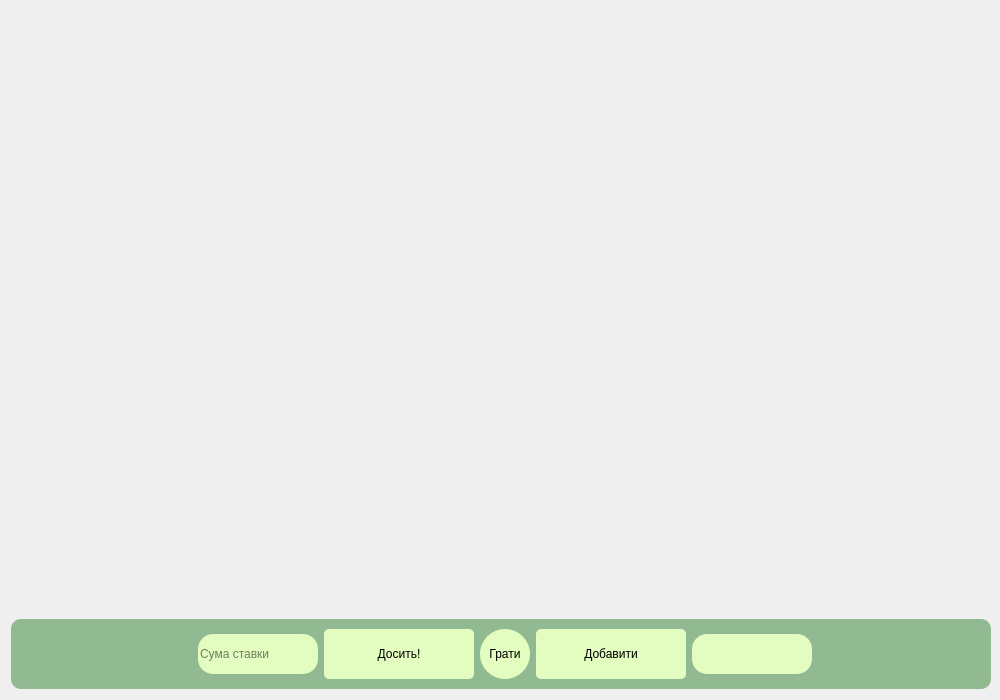
<?xml version="1.0" encoding="UTF-8"?>
<ui version="4.0">
 <class>BlackJack</class>
 <widget class="QWidget" name="BlackJack">
  <property name="geometry">
   <rect>
    <x>0</x>
    <y>0</y>
    <width>1000</width>
    <height>700</height>
   </rect>
  </property>
  <property name="minimumSize">
   <size>
    <width>1000</width>
    <height>700</height>
   </size>
  </property>
  <property name="windowTitle">
   <string>Form</string>
  </property>
  <layout class="QGridLayout" name="gridLayout_2">
   <item row="0" column="0">
    <layout class="QVBoxLayout" name="verticalLayout_3">
     <item>
      <widget class="QPushButton" name="BackToMain">
       <property name="minimumSize">
        <size>
         <width>40</width>
         <height>61</height>
        </size>
       </property>
       <property name="maximumSize">
        <size>
         <width>40</width>
         <height>61</height>
        </size>
       </property>
       <property name="styleSheet">
        <string notr="true">QPushButton{
	background: transparent;
	background-image: url(:/resources/png/undo.png);
	border-style: solid;
    border-width: 0px;
	border-color: #051a39;
}

QPushButton:hover {
	background: transparent;
	background-image: url(:/resources/png/undo_color.png);
	border-style: solid;
    border-width: 0px;
	border-color: #051a39;
}</string>
       </property>
       <property name="text">
        <string/>
       </property>
      </widget>
     </item>
     <item>
      <spacer name="verticalSpacer_9">
       <property name="orientation">
        <enum>Qt::Vertical</enum>
       </property>
       <property name="sizeHint" stdset="0">
        <size>
         <width>20</width>
         <height>536</height>
        </size>
       </property>
      </spacer>
     </item>
    </layout>
   </item>
   <item row="0" column="1">
    <layout class="QVBoxLayout" name="verticalLayout_2">
     <item>
      <spacer name="verticalSpacer_3">
       <property name="orientation">
        <enum>Qt::Vertical</enum>
       </property>
       <property name="sizeHint" stdset="0">
        <size>
         <width>20</width>
         <height>178</height>
        </size>
       </property>
      </spacer>
     </item>
     <item>
      <widget class="QLabel" name="Result_label">
       <property name="minimumSize">
        <size>
         <width>291</width>
         <height>121</height>
        </size>
       </property>
       <property name="maximumSize">
        <size>
         <width>291</width>
         <height>121</height>
        </size>
       </property>
       <property name="font">
        <font>
         <pointsize>36</pointsize>
        </font>
       </property>
       <property name="text">
        <string/>
       </property>
      </widget>
     </item>
     <item>
      <spacer name="verticalSpacer_2">
       <property name="orientation">
        <enum>Qt::Vertical</enum>
       </property>
       <property name="sizeHint" stdset="0">
        <size>
         <width>20</width>
         <height>258</height>
        </size>
       </property>
      </spacer>
     </item>
    </layout>
   </item>
   <item row="0" column="2">
    <spacer name="horizontalSpacer">
     <property name="orientation">
      <enum>Qt::Horizontal</enum>
     </property>
     <property name="sizeHint" stdset="0">
      <size>
       <width>7</width>
       <height>601</height>
      </size>
     </property>
    </spacer>
   </item>
   <item row="0" column="3">
    <layout class="QGridLayout" name="gridLayout">
     <item row="0" column="0">
      <spacer name="verticalSpacer_8">
       <property name="orientation">
        <enum>Qt::Vertical</enum>
       </property>
       <property name="sizeHint" stdset="0">
        <size>
         <width>17</width>
         <height>13</height>
        </size>
       </property>
      </spacer>
     </item>
     <item row="1" column="0">
      <widget class="QWidget" name="widget_2" native="true">
       <property name="minimumSize">
        <size>
         <width>310</width>
         <height>260</height>
        </size>
       </property>
       <property name="maximumSize">
        <size>
         <width>310</width>
         <height>260</height>
        </size>
       </property>
       <widget class="QLabel" name="Dealer_Card_Label5">
        <property name="geometry">
         <rect>
          <x>140</x>
          <y>10</y>
          <width>100</width>
          <height>150</height>
         </rect>
        </property>
        <property name="minimumSize">
         <size>
          <width>100</width>
          <height>150</height>
         </size>
        </property>
        <property name="maximumSize">
         <size>
          <width>100</width>
          <height>150</height>
         </size>
        </property>
        <property name="styleSheet">
         <string notr="true"/>
        </property>
        <property name="text">
         <string/>
        </property>
       </widget>
       <widget class="QLabel" name="Dealer_Card_Label4">
        <property name="geometry">
         <rect>
          <x>120</x>
          <y>10</y>
          <width>100</width>
          <height>150</height>
         </rect>
        </property>
        <property name="minimumSize">
         <size>
          <width>100</width>
          <height>150</height>
         </size>
        </property>
        <property name="maximumSize">
         <size>
          <width>100</width>
          <height>150</height>
         </size>
        </property>
        <property name="styleSheet">
         <string notr="true"/>
        </property>
        <property name="text">
         <string/>
        </property>
       </widget>
       <widget class="QLabel" name="Dealer_Card_Label2">
        <property name="geometry">
         <rect>
          <x>80</x>
          <y>10</y>
          <width>100</width>
          <height>150</height>
         </rect>
        </property>
        <property name="minimumSize">
         <size>
          <width>100</width>
          <height>150</height>
         </size>
        </property>
        <property name="maximumSize">
         <size>
          <width>100</width>
          <height>150</height>
         </size>
        </property>
        <property name="styleSheet">
         <string notr="true"/>
        </property>
        <property name="text">
         <string/>
        </property>
       </widget>
       <widget class="QLabel" name="Dealer_Card_Label3">
        <property name="geometry">
         <rect>
          <x>100</x>
          <y>10</y>
          <width>100</width>
          <height>150</height>
         </rect>
        </property>
        <property name="minimumSize">
         <size>
          <width>100</width>
          <height>150</height>
         </size>
        </property>
        <property name="maximumSize">
         <size>
          <width>100</width>
          <height>150</height>
         </size>
        </property>
        <property name="styleSheet">
         <string notr="true"/>
        </property>
        <property name="text">
         <string/>
        </property>
       </widget>
       <widget class="QLabel" name="Dealer_Card_Label1">
        <property name="geometry">
         <rect>
          <x>60</x>
          <y>10</y>
          <width>100</width>
          <height>150</height>
         </rect>
        </property>
        <property name="minimumSize">
         <size>
          <width>100</width>
          <height>150</height>
         </size>
        </property>
        <property name="maximumSize">
         <size>
          <width>100</width>
          <height>150</height>
         </size>
        </property>
        <property name="styleSheet">
         <string notr="true"/>
        </property>
        <property name="text">
         <string/>
        </property>
       </widget>
       <zorder>Dealer_Card_Label1</zorder>
       <zorder>Dealer_Card_Label2</zorder>
       <zorder>Dealer_Card_Label3</zorder>
       <zorder>Dealer_Card_Label4</zorder>
       <zorder>Dealer_Card_Label5</zorder>
      </widget>
     </item>
     <item row="1" column="1">
      <widget class="QLabel" name="dealer_score_label">
       <property name="minimumSize">
        <size>
         <width>61</width>
         <height>41</height>
        </size>
       </property>
       <property name="maximumSize">
        <size>
         <width>61</width>
         <height>41</height>
        </size>
       </property>
       <property name="font">
        <font>
         <pointsize>22</pointsize>
        </font>
       </property>
       <property name="text">
        <string/>
       </property>
      </widget>
     </item>
     <item row="2" column="0">
      <spacer name="verticalSpacer_4">
       <property name="orientation">
        <enum>Qt::Vertical</enum>
       </property>
       <property name="sizeHint" stdset="0">
        <size>
         <width>17</width>
         <height>18</height>
        </size>
       </property>
      </spacer>
     </item>
     <item row="3" column="0">
      <widget class="QWidget" name="widget" native="true">
       <property name="minimumSize">
        <size>
         <width>310</width>
         <height>260</height>
        </size>
       </property>
       <property name="maximumSize">
        <size>
         <width>310</width>
         <height>260</height>
        </size>
       </property>
       <widget class="QLabel" name="Fiveth_Card_Label">
        <property name="geometry">
         <rect>
          <x>150</x>
          <y>20</y>
          <width>150</width>
          <height>225</height>
         </rect>
        </property>
        <property name="minimumSize">
         <size>
          <width>150</width>
          <height>225</height>
         </size>
        </property>
        <property name="maximumSize">
         <size>
          <width>150</width>
          <height>225</height>
         </size>
        </property>
        <property name="styleSheet">
         <string notr="true"/>
        </property>
        <property name="text">
         <string/>
        </property>
       </widget>
       <widget class="QLabel" name="First_Card_Label">
        <property name="geometry">
         <rect>
          <x>25</x>
          <y>20</y>
          <width>150</width>
          <height>225</height>
         </rect>
        </property>
        <property name="minimumSize">
         <size>
          <width>150</width>
          <height>225</height>
         </size>
        </property>
        <property name="maximumSize">
         <size>
          <width>150</width>
          <height>225</height>
         </size>
        </property>
        <property name="styleSheet">
         <string notr="true"/>
        </property>
        <property name="text">
         <string/>
        </property>
       </widget>
       <widget class="QLabel" name="Third_Card_Label">
        <property name="geometry">
         <rect>
          <x>85</x>
          <y>20</y>
          <width>150</width>
          <height>225</height>
         </rect>
        </property>
        <property name="minimumSize">
         <size>
          <width>150</width>
          <height>225</height>
         </size>
        </property>
        <property name="maximumSize">
         <size>
          <width>150</width>
          <height>225</height>
         </size>
        </property>
        <property name="styleSheet">
         <string notr="true"/>
        </property>
        <property name="text">
         <string/>
        </property>
       </widget>
       <widget class="QLabel" name="Second_Card_Label">
        <property name="geometry">
         <rect>
          <x>55</x>
          <y>20</y>
          <width>150</width>
          <height>225</height>
         </rect>
        </property>
        <property name="minimumSize">
         <size>
          <width>150</width>
          <height>225</height>
         </size>
        </property>
        <property name="maximumSize">
         <size>
          <width>150</width>
          <height>225</height>
         </size>
        </property>
        <property name="styleSheet">
         <string notr="true"/>
        </property>
        <property name="text">
         <string/>
        </property>
       </widget>
       <widget class="QLabel" name="Fourth_Card_Label">
        <property name="geometry">
         <rect>
          <x>115</x>
          <y>20</y>
          <width>150</width>
          <height>225</height>
         </rect>
        </property>
        <property name="minimumSize">
         <size>
          <width>150</width>
          <height>225</height>
         </size>
        </property>
        <property name="maximumSize">
         <size>
          <width>150</width>
          <height>225</height>
         </size>
        </property>
        <property name="styleSheet">
         <string notr="true"/>
        </property>
        <property name="text">
         <string/>
        </property>
       </widget>
       <zorder>First_Card_Label</zorder>
       <zorder>Second_Card_Label</zorder>
       <zorder>Third_Card_Label</zorder>
       <zorder>Fourth_Card_Label</zorder>
       <zorder>Fiveth_Card_Label</zorder>
      </widget>
     </item>
     <item row="3" column="1">
      <widget class="QLabel" name="player_score_label">
       <property name="minimumSize">
        <size>
         <width>61</width>
         <height>41</height>
        </size>
       </property>
       <property name="maximumSize">
        <size>
         <width>61</width>
         <height>41</height>
        </size>
       </property>
       <property name="font">
        <font>
         <pointsize>22</pointsize>
        </font>
       </property>
       <property name="text">
        <string/>
       </property>
      </widget>
     </item>
     <item row="4" column="0">
      <spacer name="verticalSpacer">
       <property name="orientation">
        <enum>Qt::Vertical</enum>
       </property>
       <property name="sizeHint" stdset="0">
        <size>
         <width>17</width>
         <height>18</height>
        </size>
       </property>
      </spacer>
     </item>
    </layout>
   </item>
   <item row="0" column="4">
    <spacer name="horizontalSpacer_2">
     <property name="orientation">
      <enum>Qt::Horizontal</enum>
     </property>
     <property name="sizeHint" stdset="0">
      <size>
       <width>7</width>
       <height>20</height>
      </size>
     </property>
    </spacer>
   </item>
   <item row="0" column="5">
    <layout class="QHBoxLayout" name="horizontalLayout">
     <item>
      <spacer name="horizontalSpacer_3">
       <property name="orientation">
        <enum>Qt::Horizontal</enum>
       </property>
       <property name="sizeHint" stdset="0">
        <size>
         <width>182</width>
         <height>601</height>
        </size>
       </property>
      </spacer>
     </item>
     <item>
      <layout class="QVBoxLayout" name="verticalLayout">
       <item>
        <widget class="QPushButton" name="info">
         <property name="minimumSize">
          <size>
           <width>32</width>
           <height>32</height>
          </size>
         </property>
         <property name="maximumSize">
          <size>
           <width>32</width>
           <height>32</height>
          </size>
         </property>
         <property name="styleSheet">
          <string notr="true">QPushButton{
	background: transparent;
	background-image: url(:/resources/png/info.png);
	border-style: solid;
    border-width: 0px;
	border-color: #051a39;
}

QPushButton:hover {
	background: transparent;
	background-image: url(:/resources/png/information.png);
	border-style: solid;
    border-width: 0px;
	border-color: #051a39;
}</string>
         </property>
         <property name="text">
          <string/>
         </property>
        </widget>
       </item>
       <item>
        <spacer name="verticalSpacer_5">
         <property name="orientation">
          <enum>Qt::Vertical</enum>
         </property>
         <property name="sizeHint" stdset="0">
          <size>
           <width>20</width>
           <height>548</height>
          </size>
         </property>
        </spacer>
       </item>
      </layout>
     </item>
    </layout>
   </item>
   <item row="1" column="0" colspan="6">
    <widget class="QFrame" name="frame">
     <property name="minimumSize">
      <size>
       <width>980</width>
       <height>70</height>
      </size>
     </property>
     <property name="maximumSize">
      <size>
       <width>1920</width>
       <height>70</height>
      </size>
     </property>
     <property name="styleSheet">
      <string notr="true">background: #92BA92;
border-radius: 10px;</string>
     </property>
     <property name="frameShape">
      <enum>QFrame::StyledPanel</enum>
     </property>
     <property name="frameShadow">
      <enum>QFrame::Raised</enum>
     </property>
     <layout class="QHBoxLayout" name="horizontalLayout_5">
      <item>
       <layout class="QHBoxLayout" name="horizontalLayout_2">
        <item>
         <spacer name="horizontalSpacer_6">
          <property name="orientation">
           <enum>Qt::Horizontal</enum>
          </property>
          <property name="sizeHint" stdset="0">
           <size>
            <width>178</width>
            <height>20</height>
           </size>
          </property>
         </spacer>
        </item>
        <item>
         <widget class="QLineEdit" name="summa_stavky">
          <property name="minimumSize">
           <size>
            <width>120</width>
            <height>40</height>
           </size>
          </property>
          <property name="maximumSize">
           <size>
            <width>120</width>
            <height>40</height>
           </size>
          </property>
          <property name="whatsThis">
           <string>&lt;html&gt;&lt;head/&gt;&lt;body&gt;&lt;p&gt;&lt;br/&gt;&lt;/p&gt;&lt;/body&gt;&lt;/html&gt;</string>
          </property>
          <property name="styleSheet">
           <string notr="true">border-radius: 15px;
background :#C5c5c5;
color:black;
background :#E3FCBF;</string>
          </property>
          <property name="text">
           <string/>
          </property>
          <property name="echoMode">
           <enum>QLineEdit::Normal</enum>
          </property>
          <property name="cursorPosition">
           <number>0</number>
          </property>
          <property name="placeholderText">
           <string>Сума ставки</string>
          </property>
          <property name="clearButtonEnabled">
           <bool>false</bool>
          </property>
         </widget>
        </item>
        <item>
         <widget class="QPushButton" name="Stay">
          <property name="minimumSize">
           <size>
            <width>150</width>
            <height>50</height>
           </size>
          </property>
          <property name="maximumSize">
           <size>
            <width>150</width>
            <height>50</height>
           </size>
          </property>
          <property name="styleSheet">
           <string notr="true">border-radius:5px;
background-color:#C5c5c5;
color:black;
background :#E3FCBF;</string>
          </property>
          <property name="text">
           <string>Досить!</string>
          </property>
         </widget>
        </item>
        <item>
         <widget class="QPushButton" name="StartGame">
          <property name="minimumSize">
           <size>
            <width>50</width>
            <height>50</height>
           </size>
          </property>
          <property name="maximumSize">
           <size>
            <width>50</width>
            <height>50</height>
           </size>
          </property>
          <property name="styleSheet">
           <string notr="true">border-radius:25px;
background-color:#C5c5c5;
color:black;
background :#E3FCBF;</string>
          </property>
          <property name="text">
           <string>Грати</string>
          </property>
         </widget>
        </item>
        <item>
         <widget class="QPushButton" name="Add">
          <property name="minimumSize">
           <size>
            <width>150</width>
            <height>50</height>
           </size>
          </property>
          <property name="maximumSize">
           <size>
            <width>150</width>
            <height>50</height>
           </size>
          </property>
          <property name="styleSheet">
           <string notr="true">border-radius:5px;
background-color:#C5c5c5;
color:black;
background :#E3FCBF;</string>
          </property>
          <property name="text">
           <string>Добавити</string>
          </property>
         </widget>
        </item>
        <item>
         <widget class="QLabel" name="userbalance">
          <property name="minimumSize">
           <size>
            <width>120</width>
            <height>40</height>
           </size>
          </property>
          <property name="maximumSize">
           <size>
            <width>120</width>
            <height>40</height>
           </size>
          </property>
          <property name="styleSheet">
           <string notr="true">background: #C5c5c5;
font: 16pt &quot;Tahoma&quot;;
border-radius: 15px;
color:black;
background :#E3FCBF;
</string>
          </property>
          <property name="text">
           <string/>
          </property>
         </widget>
        </item>
        <item>
         <spacer name="horizontalSpacer_7">
          <property name="orientation">
           <enum>Qt::Horizontal</enum>
          </property>
          <property name="sizeHint" stdset="0">
           <size>
            <width>128</width>
            <height>20</height>
           </size>
          </property>
         </spacer>
        </item>
       </layout>
      </item>
     </layout>
    </widget>
   </item>
  </layout>
 </widget>
 <resources/>
 <connections/>
</ui>
